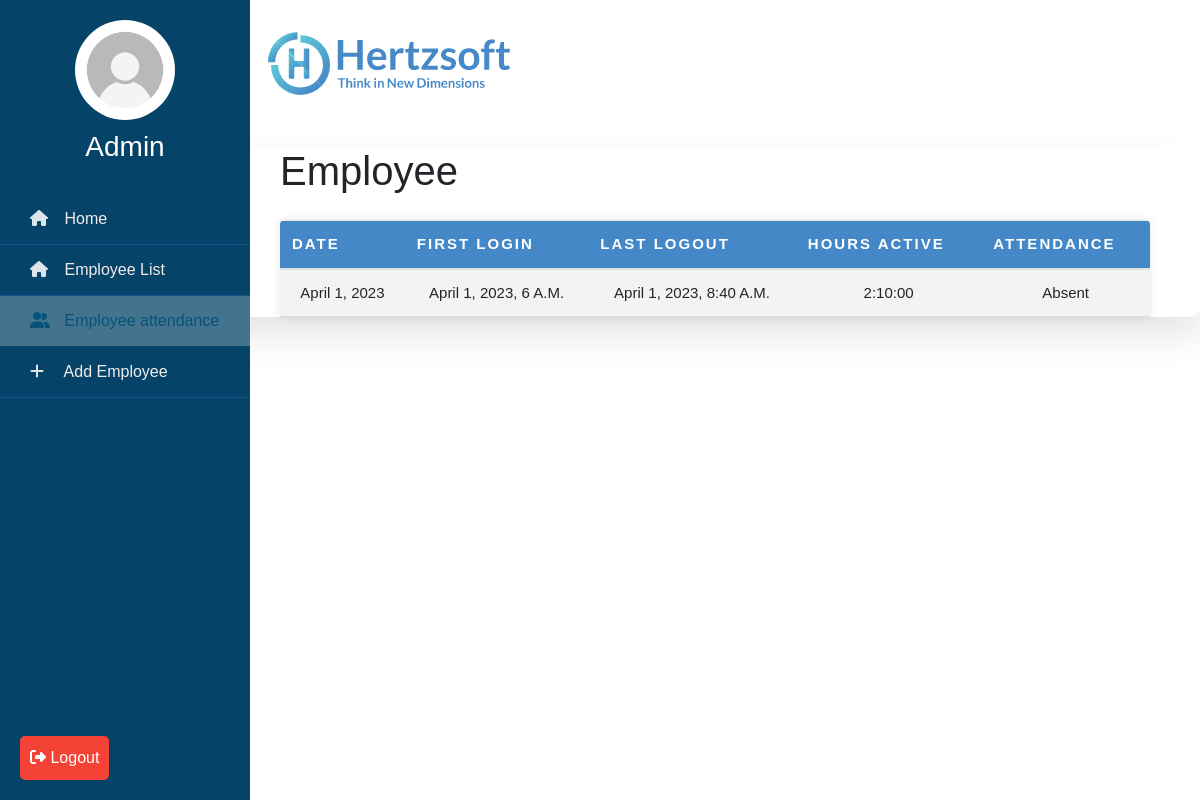
The page /attendance?id=N1234 (signed in) on the database its author committed.
### employee/models.py (models this page shows)
class Timestamps(models.Model):
    emp_id = models.CharField(max_length=100)
    loginTime = models.DateTimeField()
    modifiedOn = models.DateTimeField()
    state = models.CharField(max_length=100)  # is connected or disconnected
    temp = models.BooleanField(default=False)

### employee/views.py (the view)
# urls.py: path('attendance', views.attendance, name='attendance'),
@login_required(login_url='login')
def attendance(request):
    id = request.GET.get('id')
    print(id)
    emp = Attendance.objects.all().filter(emp_id=id)
    timestamps = Timestamps.objects.all().filter(emp_id=id).order_by('loginTime')
    print(len(timestamps))
    timestamps_by_date = {}
    for ts in timestamps:
        ts_date = ts.loginTime.date()
        if ts_date not in timestamps_by_date:
            timestamps_by_date[ts_date] = []
        timestamps_by_date[ts_date].append(ts)
    total_working_hours = []
    total_work_time = timedelta(hours=0, minutes=0, seconds=0)
    for date, ts_list in timestamps_by_date.items():
        login_time = None
        total_work_time = timedelta(hours=0, minutes=0, seconds=0)
        for ts in ts_list:
            if ts.state == 'is_connected':
                login_time = ts.loginTime
            elif ts.state == 'is_disconnected' and login_time is not None:
                logout_time = ts.loginTime
                work_time = logout_time - login_time
                total_work_time += work_time
                login_time = None
            print(ts.loginTime, ts.state, total_work_time)
    if (total_work_time > timedelta(hours=6, minutes=0, seconds=0)):
        attendance = "Present"
    else:
        attendance = "Absent"
    if (total_work_time):
        total_working_hours.append(
            {'date': date, 'hours': total_work_time, 'firstLogin': ts_list[0].loginTime, 'lastLogout': logout_time, 'attendance': attendance})
    print(total_working_hours)
    return render(request, 'emp_attendance.html', {'employee': emp, 'attendance': total_working_hours},)

### employee/templates/emp_attendance.html
{% extends 'base.html' %} {% block body %}
<section class="attendance">
  <div class="attendance-list">
    <h1>Employee</h1>
    <table class="table">
      <thead>
        <tr>
          <th>Date</th>
          <th>First Login</th>
          <th>Last Logout</th>
          <th>Hours Active</th>
          <th>Attendance</th>
        </tr>
      </thead>
      <tbody>
        {% for att in attendance%}
        <tr>
          <td>{{att.date}}</td>
          <td>{{att.firstLogin}}</td>
          <td>{{att.lastLogout}}</td>
          <td>{{att.hours}}</td>
          <td>{{att.attendance}}</td>
        </tr>
        {% endfor %}
      </tbody>
    </table>
  </div>
</section>
{% endblock body %}

### employee/static/style.css (style rules this page uses)
* { list-style: none; text-decoration: none; margin: 0; padding: 0; box-sizing: border-box; font-family: ‘Open Sans’, sans-serif; }
.attendance { margin-top: 20px; text-transform: capitalize; }
.attendance-list { width: 100%; padding-left: 280px; padding-right: 50px; margin-top: 10px; background: #fff; border-radius: 10px; box-shadow: 0 20px 35px rgba(0, 0, 0, 0.1); }
.table { border-collapse: collapse; margin: 25px 0; font-size: 15px; min-width: 100%; overflow: hidden; border-radius: 5px 5px 0 0; }
table thead tr { color: #fff; background: rgb(68, 136, 199, 255); text-align: left; font-weight: bold; }
.table th, .table td { padding: 12px 15px; }
.table tbody tr { border-bottom: 1px solid #ddd; }
.table tbody tr:nth-of-type(odd) { background: #f3f3f3; }
body { background-color: #F5F5F5; }
table { border-collapse: collapse; width: 95%; margin: 50px auto; box-shadow: 0px 0px 10px rgba(0, 0, 0, 0.1); }
th, td { padding: 10px; text-align: center; border-bottom: 1px solid #ddd; }
th { background-color: #4488c7; color: #fff; text-transform: uppercase; font-weight: bold; letter-spacing: 2px; }

### rows shown on the page
Timestamps: firstLogin "April 1, 2023, 6 A.m."
Timestamps: lastLogout "April 1, 2023, 8:40 A.m."

### other values the page prints
{{ att.date }} "April 1, 2023"
{{ att.hours }} "2:10:00"
{{ att.attendance }} "Absent"
